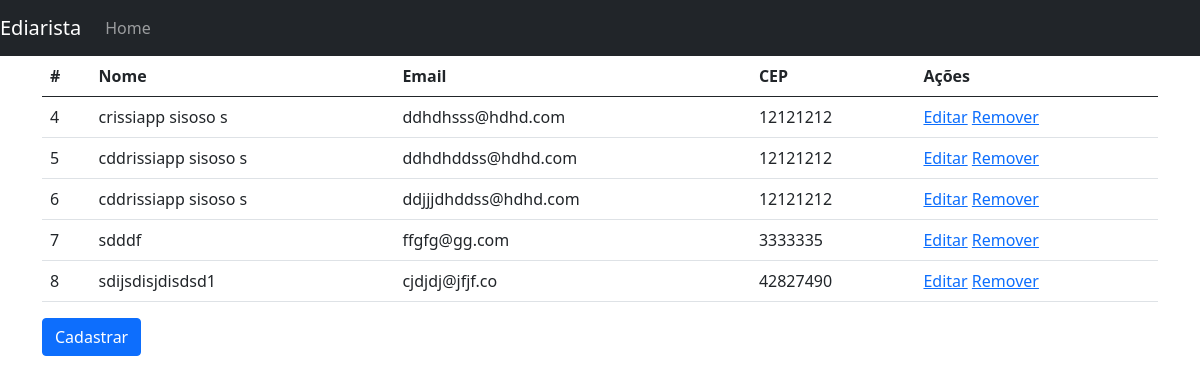
The app's page /web/listar_diaristas with its own data.
### web/models.py (models this page shows)
class Diaristas(models.Model):
    nome_completo = models.CharField(max_length=100, null=False, blank=False)
    cpf = models.CharField(max_length=11,null=False,blank=False,unique=True)
    email = models.EmailField(null=False,blank=False,unique=True)
    telefone = models.CharField(max_length=11, null=False,blank=False)
    logradouro = models.CharField(max_length=40,null=False,blank=False)
    numero = models.IntegerField(null=False,blank=False)
    bairro = models.CharField( max_length=100,null=False,blank=False)
    complemento = models.CharField(max_length=100,null=False,blank=False)
    cep = models.CharField(max_length=8,null=False,blank=False)
    estado = models.CharField(max_length=2,null=False,blank=False)
    cidade = models.CharField(max_length=30, null=False, blank=True)
    codigo_ibge = models.IntegerField(null=False,blank=False)
    foto_usuario = models.ImageField(null=False)

### web/views.py (the view)
def listar_diaristas(request):
    diaristas = Diaristas.objects.all()
    return render(request,'listas_diaristas.html',{'diaristas':diaristas})

### web/templates/listas_diaristas.html
{% extends 'base.html' %}
{% load easy_mask %}
{% block conteudo %}
<table class="table">
    <thead>
    <tr>
        <th>#</th>
        <th>Nome</th>
        <th>Email</th>
        <th>CEP</th>
        <th>Ações</th>
    </tr>
    </thead>
    <tbody>
        {% for diarista in diaristas %}
            <tr>
                <td>{{diarista.id}}</td>
                <td>{{diarista.nome_completo}}</td>
                <td>{{diarista.email}}</td>
                <td>{{diarista.cep | cep}}</td>
                <td>
                    <a href="{% url 'editar_diarista' diarista.id %}">Editar</a>
                    <a href="{% url 'remover_diarista' diarista.id%}">Remover</a>
                </td>
            </tr>
        {%endfor%}
    </tbody>
</table>
<a href="{% url 'cadastrar_diarista'%}" class="btn btn-primary">Cadastrar</a>
{% endblock conteudo%}

### web/templates/base.html (shortened to what this page needs)
<!DOCTYPE html>
<html lang="en">
<head>
    <link rel="stylesheet" href="https://cdn.jsdelivr.net/npm/bootstrap@5.0.2/dist/css/bootstrap.min.css">
</head>
<body>
<nav class="navbar navbar-expand-md navbar-dark bg-dark md-4">
    <a href="#" class="navbar-brand">Ediarista </a>
    <div class="collapse navbar-collapse" id="navbarCollapse">
        <ul class="navbar-nav mr-auto">
            <li class="nav-item active">
                <a href="{% url 'listar_diaristas'%}" class="nav-link">Home</a>
            </li>
        </ul>
    </div>
</nav>
<main role="main" class="container">
    {% block conteudo %}
    {% endblock conteudo %}
</main>
</body>
</html>

### records on screen
Diaristas: id "4", nome_completo "crissiapp sisoso s", email "ddhdhsss@hdhd.com", cep|cep "12121212"
Diaristas: id "5", nome_completo "cddrissiapp sisoso s", email "ddhdhddss@hdhd.com", cep|cep "12121212"
Diaristas: id "6", nome_completo "cddrissiapp sisoso s", email "ddjjjdhddss@hdhd.com", cep|cep "12121212"
Diaristas: id "7", nome_completo "sdddf", email "ffgfg@gg.com", cep|cep "3333335"
Diaristas: id "8", nome_completo "sdijsdisjdisdsd1", email "cjdjdj@jfjf.co", cep|cep "42827490"
